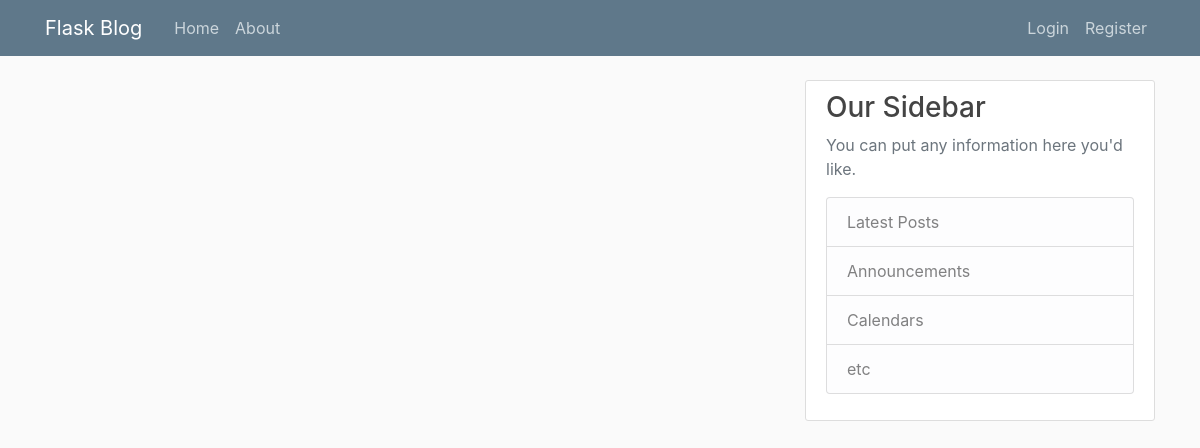
/home, run on an earlier commit of the app's database.
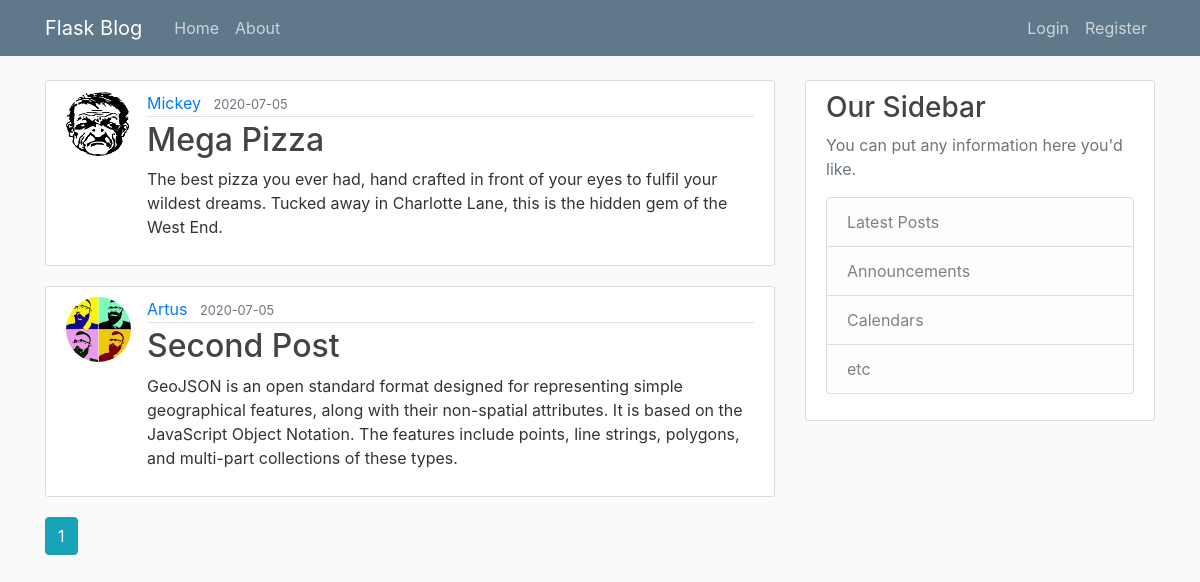
And on a later commit of the database.
### appblog/models.py (models this page shows, shortened)
class Post(db.Model):
    id = db.Column(db.Integer, primary_key=True)
    title = db.Column(db.String(100), nullable=False)
    date_posted = db.Column(db.DateTime, nullable=False, default=datetime.utcnow)
    content = db.Column(db.Text, nullable=False)
    user_id = db.Column(db.Integer, db.ForeignKey('user.id'), nullable=False)

class User(db.Model, UserMixin):
    id = db.Column(db.Integer, primary_key=True)
    username = db.Column(db.String(20), unique=True, nullable=False)
    email = db.Column(db.String(120), unique=True, nullable=False)
    image_file = db.Column(db.String(20), nullable=False, default='default.jpg')
    password = db.Column(db.String(60), nullable=False)
    posts = db.relationship('Post', backref='author', lazy=True)

### appblog/main/routes.py (the view)
@main.route("/")
@main.route("/home")
def home():
    page = request.args.get('page', 1, type=int)
    posts = Post.query.order_by(Post.date_posted.desc()).paginate(page=page, per_page=5)
    return render_template('home.html', posts=posts)

### appblog/templates/home.html
{% extends "layout.html" %}
{% block content %}
    {% for post in posts.items %}
        <article class="media content-section">
          <img class="rounded-circle article-img" src="{{ url_for('static', filename='profile_pics/' + post.author.image_file) }}">
          <div class="media-body">
            <div class="article-metadata">
              <a class="mr-2" href="{{ url_for('users.user_posts', username=post.author.username) }}">{{ post.author.username }}</a>
              <small class="text-muted">{{ post.date_posted.strftime('%Y-%m-%d') }}</small>
            </div>
            <h2><a class="article-title" href="{{ url_for('posts.post', post_id=post.id) }}">{{ post.title }}</a></h2>
            <p class="article-content">{{ post.content }}</p>
          </div>
        </article>
    {% endfor %}
    {% for page_num in posts.iter_pages(left_edge=1, right_edge=1, left_current=1, right_current=2) %}
      {% if page_num %}
        {% if posts.page == page_num %}
          <a class="btn btn-info mb-4" href="{{ url_for('main.home', page=page_num) }}">{{ page_num }}</a>
        {% else %}
          <a class="btn btn-outline-info mb-4" href="{{ url_for('main.home', page=page_num) }}">{{ page_num }}</a>
        {% endif %}
      {% else %}
        ...
      {% endif %}
    {% endfor %}
{% endblock content %}

What changed in the data, as far as the page shows it:
added Post: image_file (picture), author.username "Mickey", date_posted "2020-07-05", title "Mega Pizza", content "The best pizza you ever had, hand crafted in front of your eyes to fulfil your wildest dreams. Tucked away in Charlotte Lane, this is the hidden gem of the West End."
added Post: image_file (picture), author.username "Artus", date_posted "2020-07-05", title "Second Post", content "GeoJSON is an open standard format designed for representing simple geographical features, along with their non-spatial attributes. It is based on the JavaScript Object Notation. The features include points, line strings, polygons, and multi-part collections of these types."
Also different on the page:
new list line: "1"
